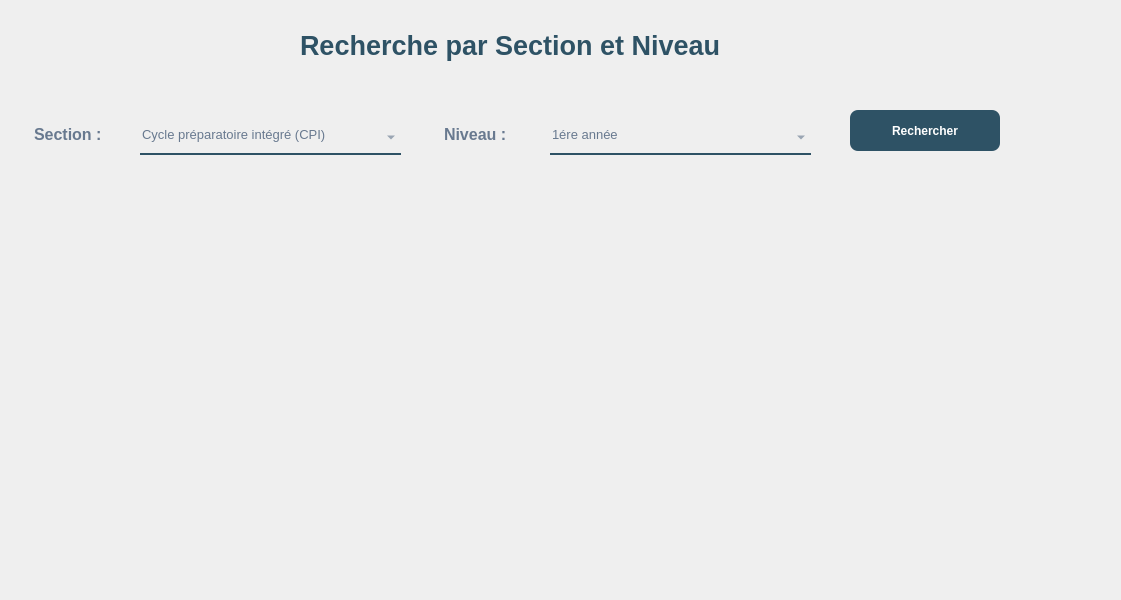
<?xml version="1.0" encoding="UTF-8"?>
<ui version="4.0">
 <class>Dialog</class>
 <widget class="QDialog" name="Dialog">
  <property name="geometry">
   <rect>
    <x>0</x>
    <y>0</y>
    <width>1121</width>
    <height>600</height>
   </rect>
  </property>
  <property name="windowTitle">
   <string>Dialog</string>
  </property>
  <widget class="QLabel" name="label_10">
   <property name="geometry">
    <rect>
     <x>300</x>
     <y>20</y>
     <width>511</width>
     <height>51</height>
    </rect>
   </property>
   <property name="font">
    <font>
     <family>Arial</family>
     <pointsize>20</pointsize>
     <weight>75</weight>
     <bold>true</bold>
     <underline>false</underline>
    </font>
   </property>
   <property name="styleSheet">
    <string notr="true">color:rgba(46,82,101,255);
background-color:rgba(0,0,0,0);
</string>
   </property>
   <property name="text">
    <string>Recherche par Section et Niveau</string>
   </property>
  </widget>
  <widget class="QLabel" name="label">
   <property name="geometry">
    <rect>
     <x>30</x>
     <y>120</y>
     <width>111</width>
     <height>35</height>
    </rect>
   </property>
   <property name="font">
    <font>
     <pointsize>12</pointsize>
     <weight>75</weight>
     <bold>true</bold>
    </font>
   </property>
   <property name="styleSheet">
    <string notr="true">background-color:rgba(0,0,0,0);
color:rgb(104, 121, 143);
padding-bottom:7px;</string>
   </property>
   <property name="text">
    <string>Section :</string>
   </property>
  </widget>
  <widget class="QComboBox" name="comboBox_2">
   <property name="geometry">
    <rect>
     <x>550</x>
     <y>120</y>
     <width>261</width>
     <height>35</height>
    </rect>
   </property>
   <property name="font">
    <font>
     <pointsize>10</pointsize>
     <weight>50</weight>
     <bold>false</bold>
    </font>
   </property>
   <property name="styleSheet">
    <string notr="true">background-color:rgba(0,0,0,0);
border: 2px solid rgba(0,0,0,0);
border-bottom-color:rgba(46,82,101,255);
color:rgb(104, 121, 143);
padding-bottom:7px;</string>
   </property>
   <item>
    <property name="text">
     <string>1ére année</string>
    </property>
   </item>
   <item>
    <property name="text">
     <string>2eme année</string>
    </property>
   </item>
   <item>
    <property name="text">
     <string>3eme année</string>
    </property>
   </item>
  </widget>
  <widget class="QLabel" name="label_4">
   <property name="geometry">
    <rect>
     <x>0</x>
     <y>-150</y>
     <width>1131</width>
     <height>761</height>
    </rect>
   </property>
   <property name="styleSheet">
    <string notr="true">border-image:url(:/img/897.jpg);</string>
   </property>
   <property name="text">
    <string/>
   </property>
  </widget>
  <widget class="QLabel" name="label_2">
   <property name="geometry">
    <rect>
     <x>440</x>
     <y>120</y>
     <width>111</width>
     <height>35</height>
    </rect>
   </property>
   <property name="font">
    <font>
     <pointsize>12</pointsize>
     <weight>75</weight>
     <bold>true</bold>
    </font>
   </property>
   <property name="styleSheet">
    <string notr="true">background-color:rgba(0,0,0,0);
color:rgb(104, 121, 143);
padding-bottom:7px;</string>
   </property>
   <property name="text">
    <string>Niveau :</string>
   </property>
  </widget>
  <widget class="QComboBox" name="comboBox">
   <property name="geometry">
    <rect>
     <x>140</x>
     <y>120</y>
     <width>261</width>
     <height>35</height>
    </rect>
   </property>
   <property name="font">
    <font>
     <pointsize>10</pointsize>
     <weight>50</weight>
     <bold>false</bold>
    </font>
   </property>
   <property name="styleSheet">
    <string notr="true">background-color:rgba(0,0,0,0);
border: 2px solid rgba(0,0,0,0);
border-bottom-color:rgba(46,82,101,255);
color:rgb(104, 121, 143);
padding-bottom:7px;</string>
   </property>
   <item>
    <property name="text">
     <string>Cycle préparatoire intégré (CPI)</string>
    </property>
   </item>
   <item>
    <property name="text">
     <string>Licence en sciences de l’informatique (L-I)</string>
    </property>
   </item>
   <item>
    <property name="text">
     <string>Licence en mathématiques appliquée (L-M)</string>
    </property>
   </item>
   <item>
    <property name="text">
     <string>Mastère de recherche en génie logiciel (MR-GL)</string>
    </property>
   </item>
   <item>
    <property name="text">
     <string>Mastère professionnel en génie logiciel (MP-GL)</string>
    </property>
   </item>
   <item>
    <property name="text">
     <string>Diplôme national d'ingénieur en électronique (ING)</string>
    </property>
   </item>
  </widget>
  <widget class="QPushButton" name="pushButton_2">
   <property name="geometry">
    <rect>
     <x>850</x>
     <y>110</y>
     <width>150</width>
     <height>41</height>
    </rect>
   </property>
   <property name="font">
    <font>
     <pointsize>-1</pointsize>
     <weight>87</weight>
     <bold>true</bold>
    </font>
   </property>
   <property name="styleSheet">
    <string notr="true">background: rgb(255,255,255);
background: rgba(46,82,101,255);
  border: 0 solid #E2E8F0;
  color: rgb(255, 255, 255);
  font-size: 12px;
  font-weight: 700;
  height: 56px;
  border-radius: 8px;

</string>
   </property>
   <property name="text">
    <string>Rechercher</string>
   </property>
  </widget>
  <widget class="QTableView" name="tableView">
   <property name="geometry">
    <rect>
     <x>20</x>
     <y>190</y>
     <width>1081</width>
     <height>391</height>
    </rect>
   </property>
   <property name="styleSheet">
    <string notr="true">background:rgba(0,0,0,0);
border:none;</string>
   </property>
  </widget>
  <zorder>label_4</zorder>
  <zorder>label_10</zorder>
  <zorder>label</zorder>
  <zorder>comboBox_2</zorder>
  <zorder>label_2</zorder>
  <zorder>comboBox</zorder>
  <zorder>pushButton_2</zorder>
  <zorder>tableView</zorder>
 </widget>
 <resources>
  <include location="../img/back.qrc"/>
 </resources>
 <connections/>
</ui>
